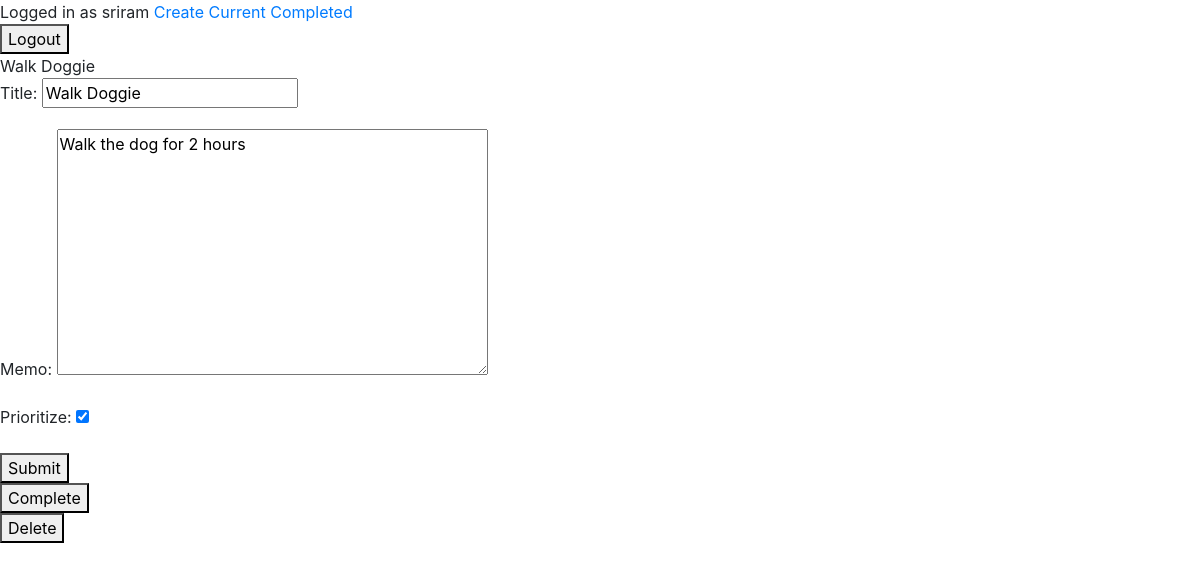
Page /todo/1 (signed in) on the committed database.
### todo/models.py (models this page shows, shortened)
class ToDo(models.Model):
    title = models.CharField(max_length=100)
    memo = models.TextField(blank=True)
    created = models.DateTimeField(auto_now_add = True)
    datecompleted = models.DateTimeField(null=True,blank = True)
    prioritize = models.BooleanField(default=False)
    user = models.ForeignKey(User,on_delete=models.CASCADE)

### todo/views.py (the view, shortened to what this page needs)
# urls.py: path('todo/<int:todo_pk>', views.viewtodo, name='viewtodo' ),
@login_required
def viewtodo(request,todo_pk):
    todo = get_object_or_404(ToDo, pk = todo_pk, user  = request.user)
    if request.method == "GET":
        form = ToDoForm(instance = todo)
        return render(request,'todo/viewtodo.html', {'todo':todo , 'form':form})

### todo/forms.py
class ToDoForm(ModelForm):
    class Meta:
        model = ToDo
        fields =['title','memo','prioritize']

### todo/templates/todo/viewtodo.html (shortened to what this page needs)
{% extends 'todo/base.html' %}
{% block content%}
{{ todo.title }}
<form method="POST">
{{ form.as_p }}
<button type="submit">Submit</button>
</form>
<form method = "POST" action = "{% url 'completetodo' todo.id %}">
<button type="submit">Complete</button>
</form>
<form method = "POST" action = "{% url 'deletetodo' todo.id %}">
<button type="submit">Delete</button>
</form>
{% endblock %}

### todo/templates/todo/base.html (shortened to what this page needs)
<!doctype html>
<html lang="en">
  <head>
    <link rel="stylesheet" href="https://cdn.jsdelivr.net/npm/bootstrap@4.0.0/dist/css/bootstrap.min.css">
  </head>
  <body>
{% if user.is_authenticated %}
Logged in as  {{ user.username }}
<a href="{% url 'createtodo' %}">Create</a>
<a href="{% url 'currenttodos' %}">Current</a>
<a href="{% url 'completedtodos' %}">Completed</a>
<form action = "{% url 'logoutuser' %}" method="POST">
    <button type ="submit">Logout</button>
</form>
{% else %}
<a href = "{% url 'signupuser' %}">Sign up</a>
<a href = "{% url 'loginuser' %}">Login</a>
{% endif %}
{% block content %}{% endblock %}
</body>
</html>

### rows in the picture
ToDo: title "Walk Doggie", memo "Walk the dog for 2 hours", prioritize "☑"

### other values in the picture
{{ user.username }} "sriram"
